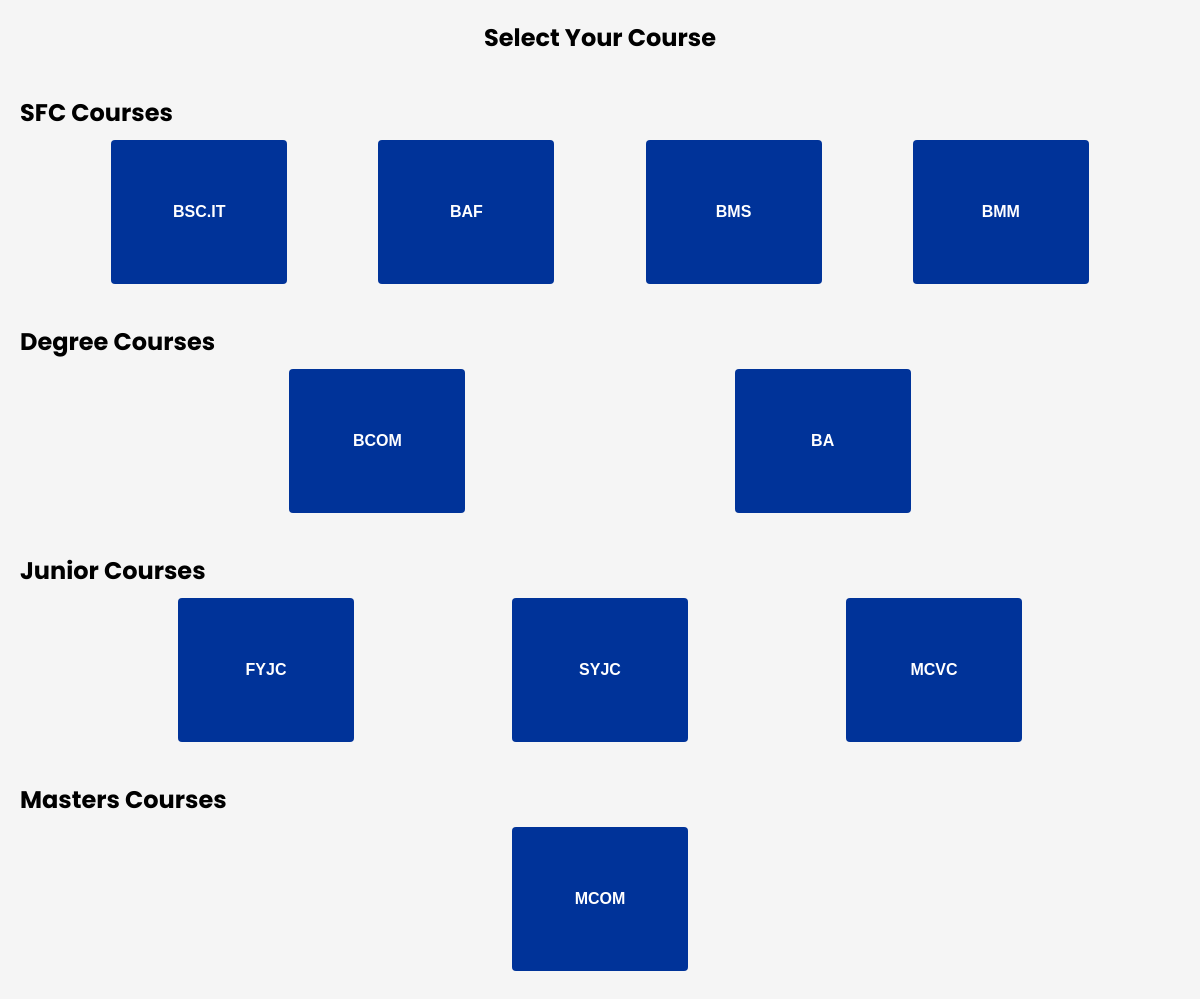
Screenshot of /student/course.php with the database file from the repository.
### tables this page shows
CREATE TABLE `courses` (
  `course_id` int(11) NOT NULL,
  `course_name` varchar(255) NOT NULL,
  `stream` varchar(50) NOT NULL
);

### student/course.php (the view, shortened to what this page needs)
<?php
include '../connection.php';
$streams = array("SFC", "Degree", "Junior", "Masters");
$courses = array();
foreach ($streams as $stream) {
    $query = "SELECT * FROM courses WHERE stream='$stream'";
    $result = $conn->query($query);
    if ($result->num_rows > 0) {
        while ($row = $result->fetch_assoc()) {
            $courses[$stream][] = $row;
        }
    }
}
?>
<!DOCTYPE html>
<html lang="en">
<head>
</head>
<body>
    <h1 style="text-align: center; margin: 20px; ">Select Your Course</h1>
    <div class="container">
        <?php foreach ($streams as $stream): ?>
            <div class="course-list">
                <h1><?php echo $stream; ?> Courses</h1>
                <ul>
                    <?php foreach ($courses[$stream] as $course): ?>
                        <li><button
                                onclick="openModal('<?php echo $course['course_name']; ?>')"><?php echo $course['course_name']; ?></button>
                        </li>
                    <?php endforeach; ?>
                </ul>
            </div>
        <?php endforeach; ?>
    </div>
</body>
</html>

### student/course.php (style rules this page uses)
* { margin: 0; padding: 0; box-sizing: border-box; }
body { font-family: 'Poppins', sans-serif; background-color: #f5f5f5; }
.container { max-width: 1200px; margin: 0 auto; padding: 20px; }
h1 { font-size: 24px; margin-bottom: 20px; }
ul { list-style: none; }
.course-list { margin-bottom: 40px; }
.course-list h1 { margin-bottom: 10px; }
.course-list ul { display: flex; flex-wrap: wrap; justify-content: space-evenly; }
.course-list button { display: block; width: 11rem; padding: 10px; border: none; background-color: #039; color: #fff; font-size: 16px; font-weight: bold; border-radius: 4px; cursor: pointer; height: 9rem; transition: 0.3s ease; }

### rows the page displays
courses: course_name "BSC.IT"
courses: course_name "BAF"
courses: course_name "BMS"
courses: course_name "BMM"
courses: course_name "BCOM"
courses: course_name "BA"
courses: course_name "FYJC"
courses: course_name "SYJC"
courses: course_name "MCVC"
courses: course_name "MCOM"

### other values shown
$stream "SFC"
$stream "Degree"
$stream "Junior"
$stream "Masters"
